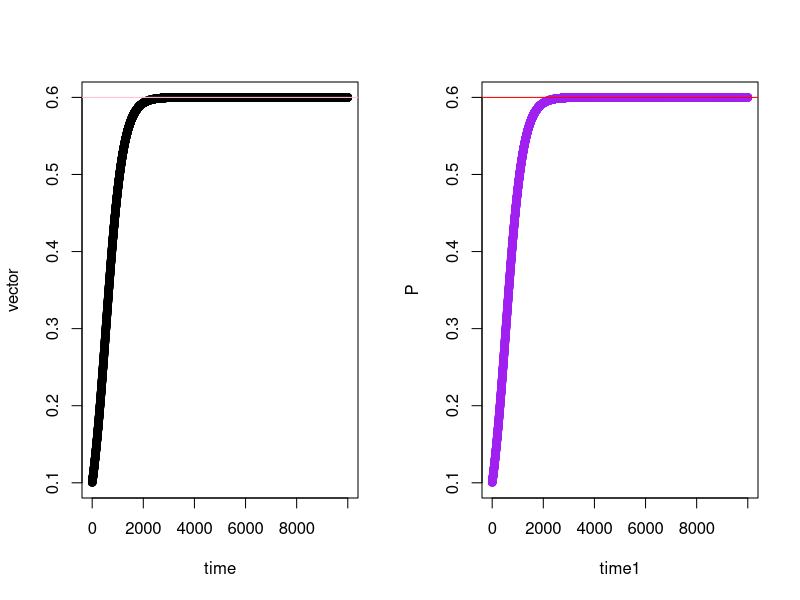

Generate this figure with R:
#Modeling class Excercise
N<-10
NT<-100
NewP<-N/NT
deltat<-0.01
number_of_steps<-10000
vector<-c()
c<-0.5
e<-0.2
for(i in 1:number_of_steps ){
  
  deltap<-deltat*(c*NewP*(1-NewP)-e*NewP)
  NewP<-deltap+NewP
  vector<-append(vector,NewP)

}

time<-c(1:10000)
time1<-c(1:10000)
P0<-N/NT
P<-P0*(c-e)/(c*P0+(c-e-c*P0)*exp((e-c)*time1*deltat))
par( mfrow= c(1,2) )
plot(vector~time)+abline(h=1-e/c,col="Pink")
plot(P~time1,col="purple")+abline(h=1-e/c,col="red")






